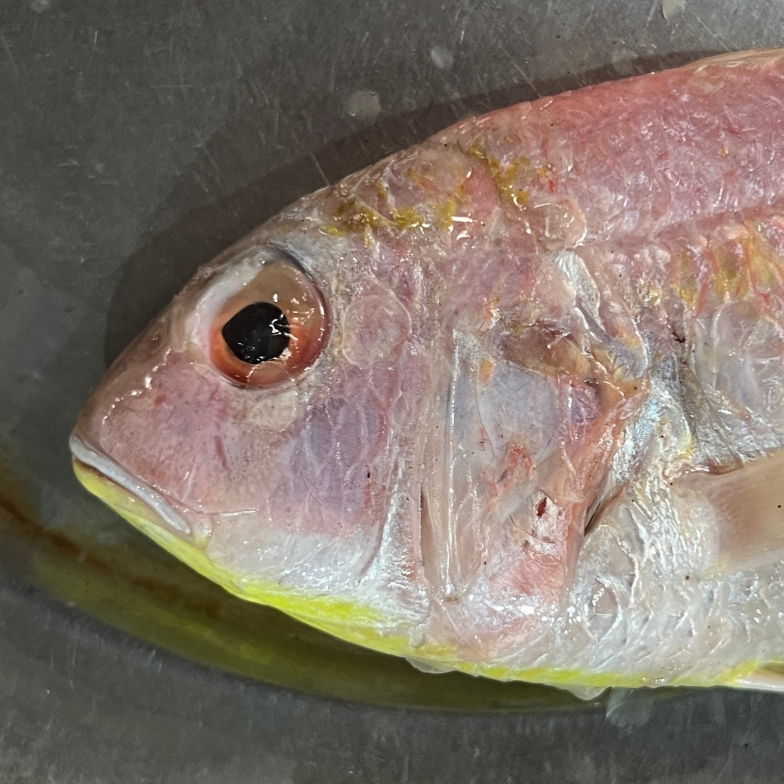
#> input picture skin_dataset/fresh/Picsart_24-03-06_12-18-35-576.jpg, 1567 x 1567 px, found by its file name (shown at 1/2 size); its folder holds only this picture in this run
$ python interface.py
#> lines starting #> are read from the running program, lines starting #| are printed output that depends on the picture
import tkinter as tk
from tkinter import filedialog
from PIL import Image, ImageTk
import cv2
import numpy as np
import os


# Function to resize image to a fixed size
def resize_image(image, width, height):
    return cv2.resize(image, (width, height))


# Function to resize image while maintaining aspect ratio
# [12 lines left out: function resize_with_aspect_ratio, not called in this run]


# Function to calculate mean intensity and variance values for segmented region
def calculate_mean_intensity_and_variance(image, mask):
    mean_intensity = np.mean(image * (mask / 255))
    variance = np.var(image * (mask / 255))
    return mean_intensity, variance


# Function to determine if the input image is fresh or not
# [64 lines left out: functions determine_freshness, display_input_image, process_image, not called in this run]


# Path to the directory containing the main folder "skin_dataset"
main_dir = r'C:\Users\perum\OneDrive\Documents\skin_dataset'

# List subfolders within the main folder
subfolders = ['fresh', 'non-fresh']

# Initialize lists to store mean intensity and variance values
mean_intensities = []
variances = []

# Loop through each subfolder
for subfolder in subfolders:
    # Path to the subfolder containing images
    subfolder_dir = os.path.join(main_dir, subfolder)

    # List all image files in the subfolder
    image_files = os.listdir(subfolder_dir)

    # Loop through each image in the subfolder
    for filename in image_files:
        # Load the image
        IRGB = cv2.imread(os.path.join(subfolder_dir, filename))
#> IRGB is the input picture: shape (1567, 1567, 3); mean B, G, R 105.2, 115.9, 128.3

        # Resize the image to a fixed size
        resized_image = resize_image(IRGB, 907, 975)
#> in resize_image, `return cv2.resize(image, (width, height))`:
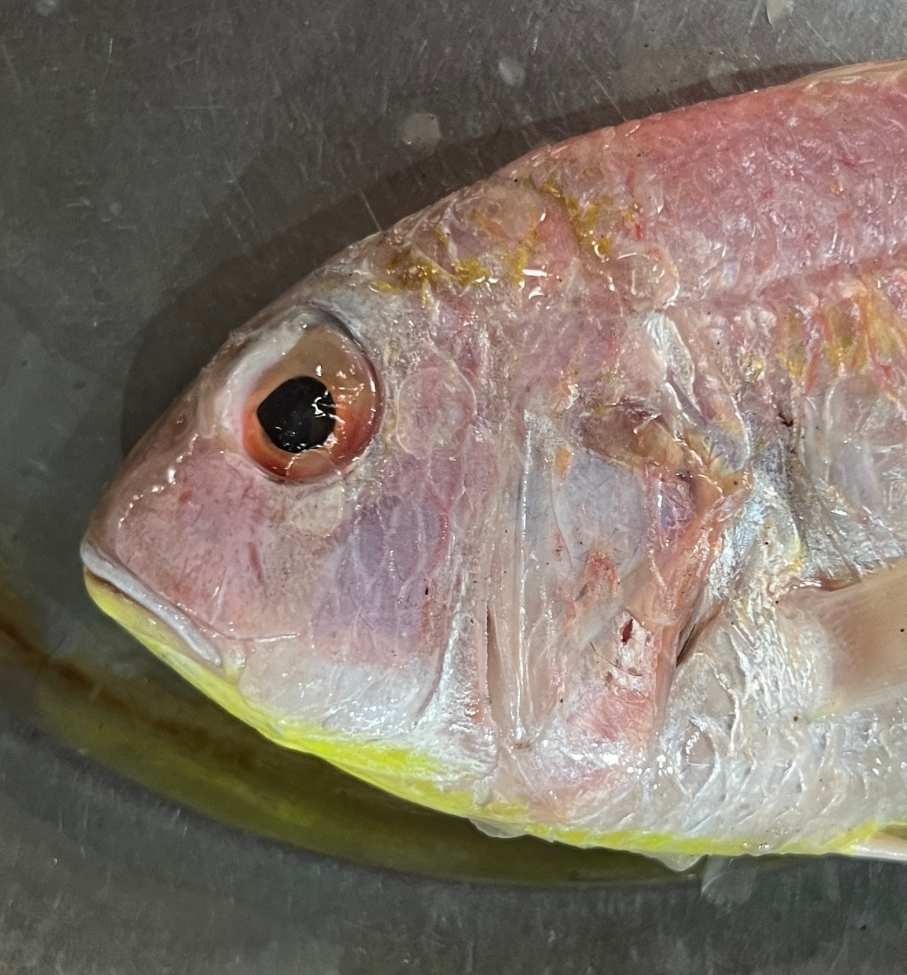
#> returned value: shape (975, 907, 3); mean of channels 0, 1, 2 105.1, 115.7, 128.2; drawn as B, G, R

        # Convert image to grayscale
        Igray = cv2.cvtColor(resized_image, cv2.COLOR_BGR2GRAY)
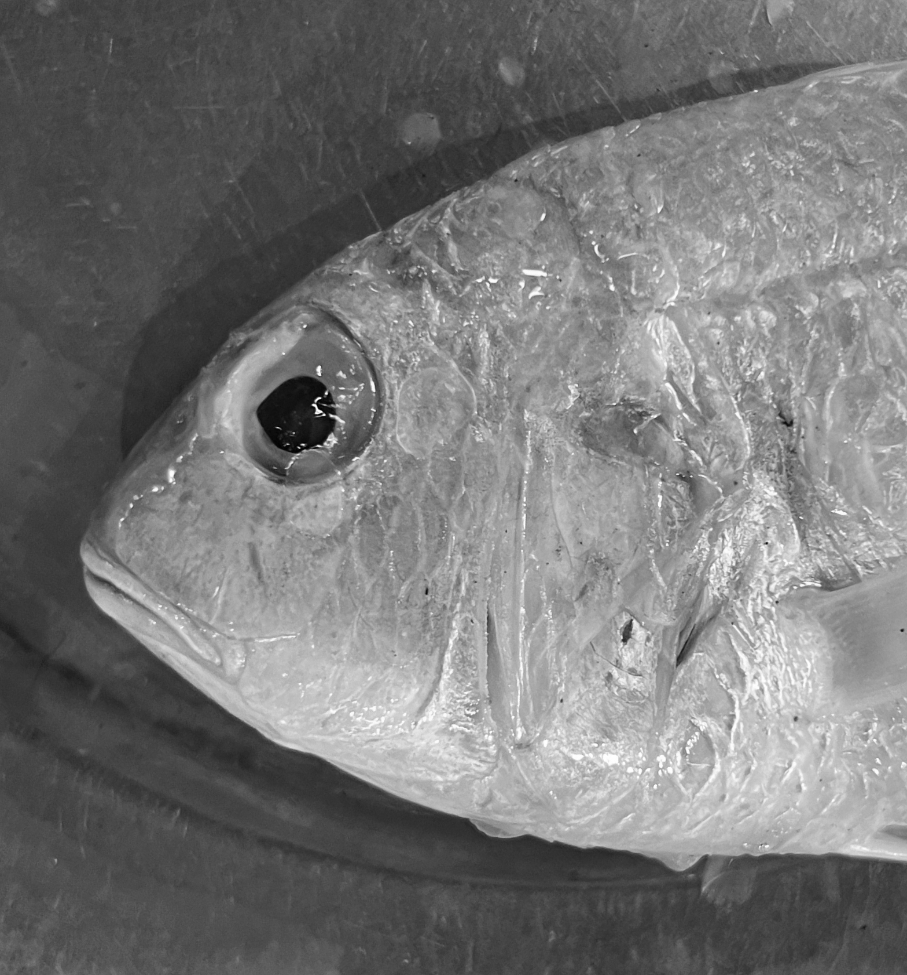
#> Igray: shape (975, 907); min 1, max 255, mean 118.3

        x, y, w, h = 907 - 292, 260 * 975 // 1080, 292, 168
        w = int(w * 1.25)
        h = int(h * 1.25)

        # Create a binary mask for the skin region
        Bmask_skin = np.zeros_like(Igray)
        Bmask_skin[y:y + h, x:x + w] = 255

        # Convert RGB image to HSV
        IRGB_HSV = cv2.cvtColor(resized_image, cv2.COLOR_BGR2HSV)
#> IRGB_HSV: shape (975, 907, 3); mean H, S, V 34.6, 48.1, 129

        # Extract saturation (S) channel from the HSV image
        saturation_channel = IRGB_HSV[:, :, 1]
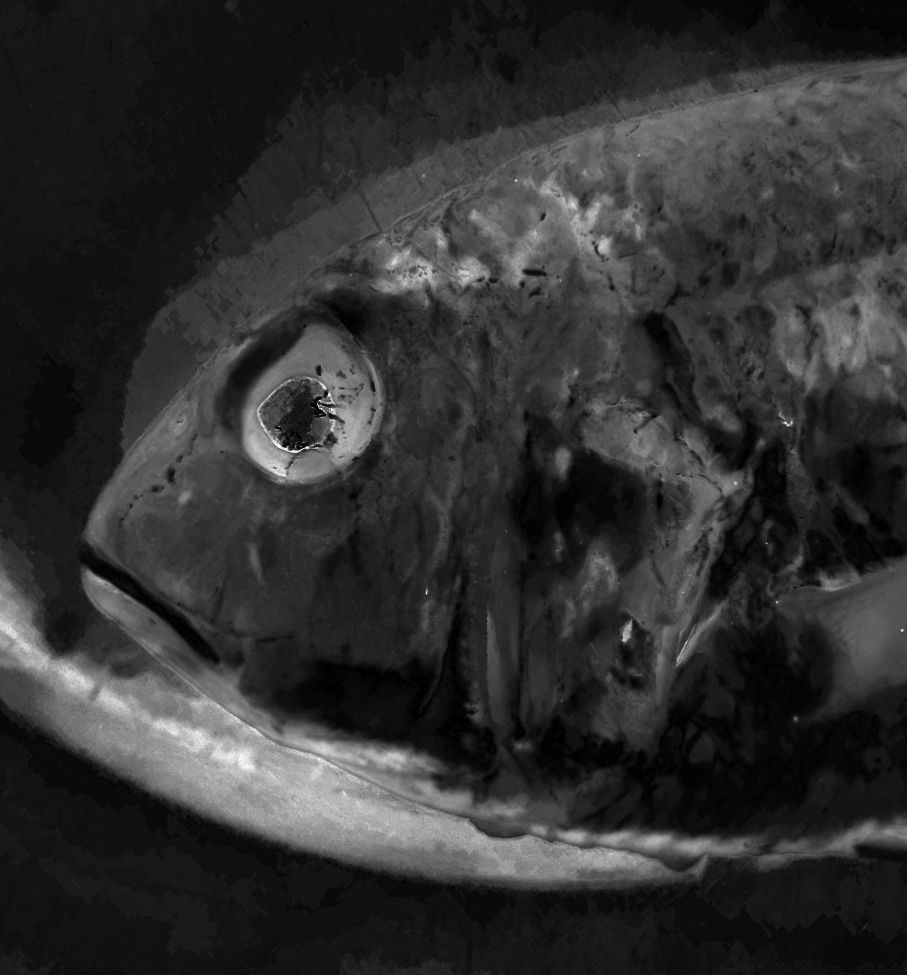
#> saturation_channel: shape (975, 907); min 0, max 255, mean 48.1

        # Using binary mask Bmask_skin, segment the ROI from saturation channel
        ROI_segmented = saturation_channel * (Bmask_skin / 255)
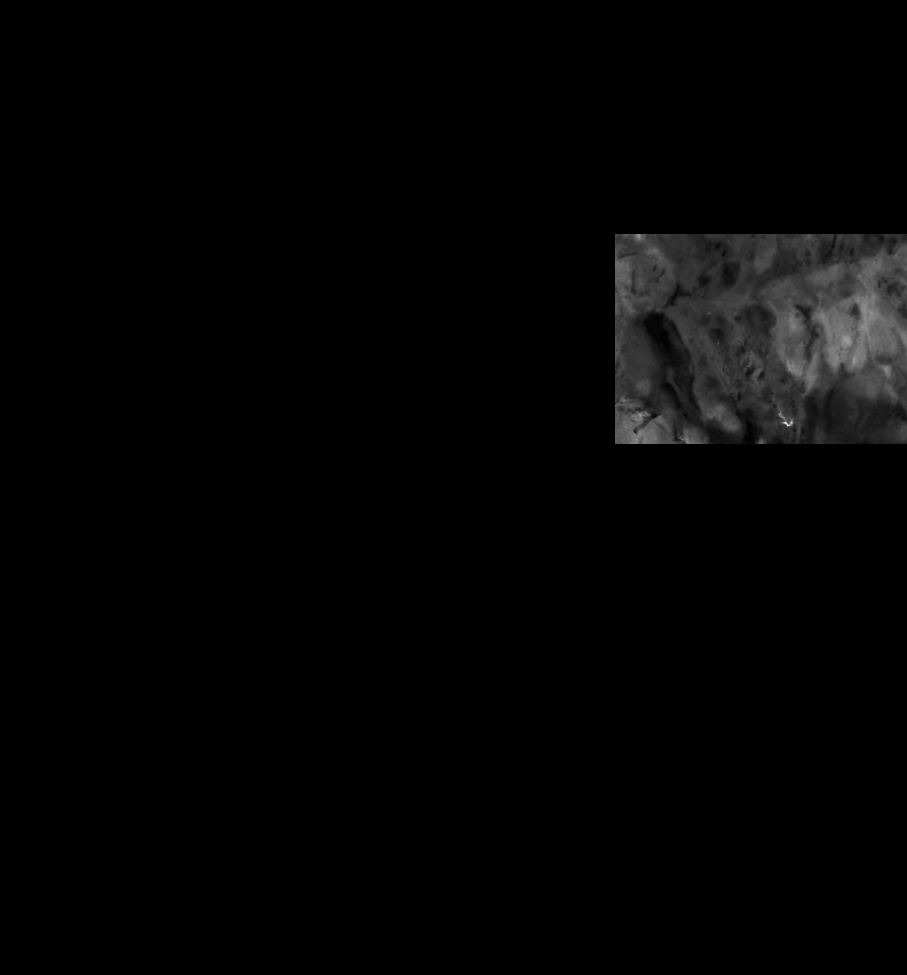
#> ROI_segmented: shape (975, 907) float64; min 0, max 237, mean 4.1

        # Calculate mean intensity and variance values of the segmented ROI
        mean_intensity, variance = calculate_mean_intensity_and_variance(saturation_channel, Bmask_skin)
#> in calculate_mean_intensity_and_variance, `mean_intensity = np.mean(image * (mask / 255))`: mean_intensity = 4.07
#> in calculate_mean_intensity_and_variance, `variance = np.var(image * (mask / 255))`: variance = 267.1
#> mean_intensity = 4.07; variance = 267.1

        # Append mean intensity and variance values to lists
        mean_intensities.append(mean_intensity)
        variances.append(variance)
#> pass 2 of the loop `for subfolder in subfolders:`:
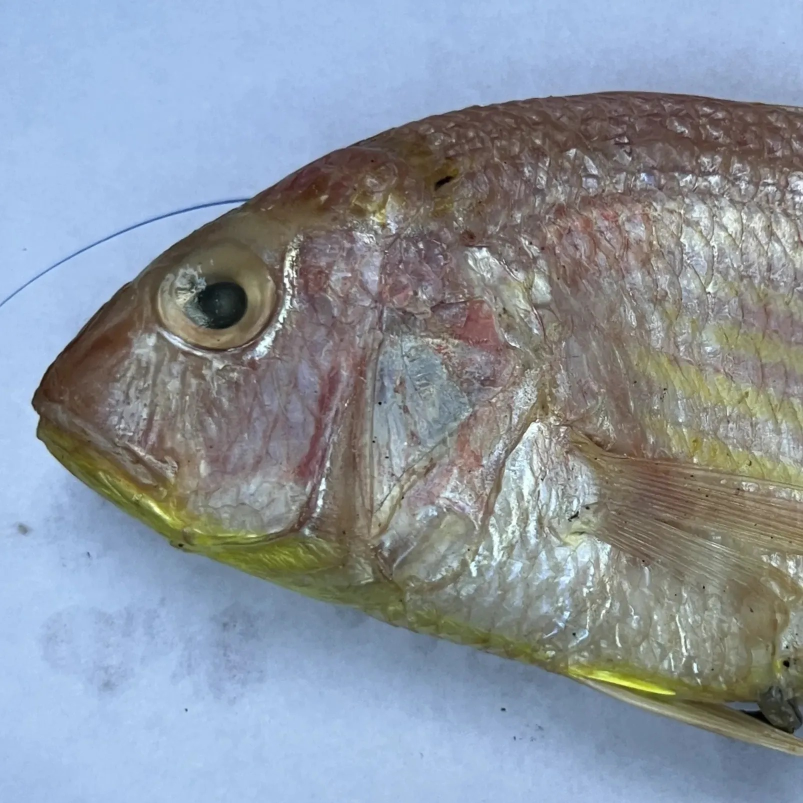
#> input picture skin_dataset/non-fresh/IMG_9690.jpeg, 1606 x 1606 px, found by its file name (shown at 1/2 size)
#> IRGB is the input picture: shape (1606, 1606, 3); mean B, G, R 159.1, 148.5, 139.5
#> IRGB_HSV: shape (975, 907, 3); mean H, S, V 73.6, 57.1, 169
#> `saturation_channel = IRGB_HSV[:, :, 1]`:
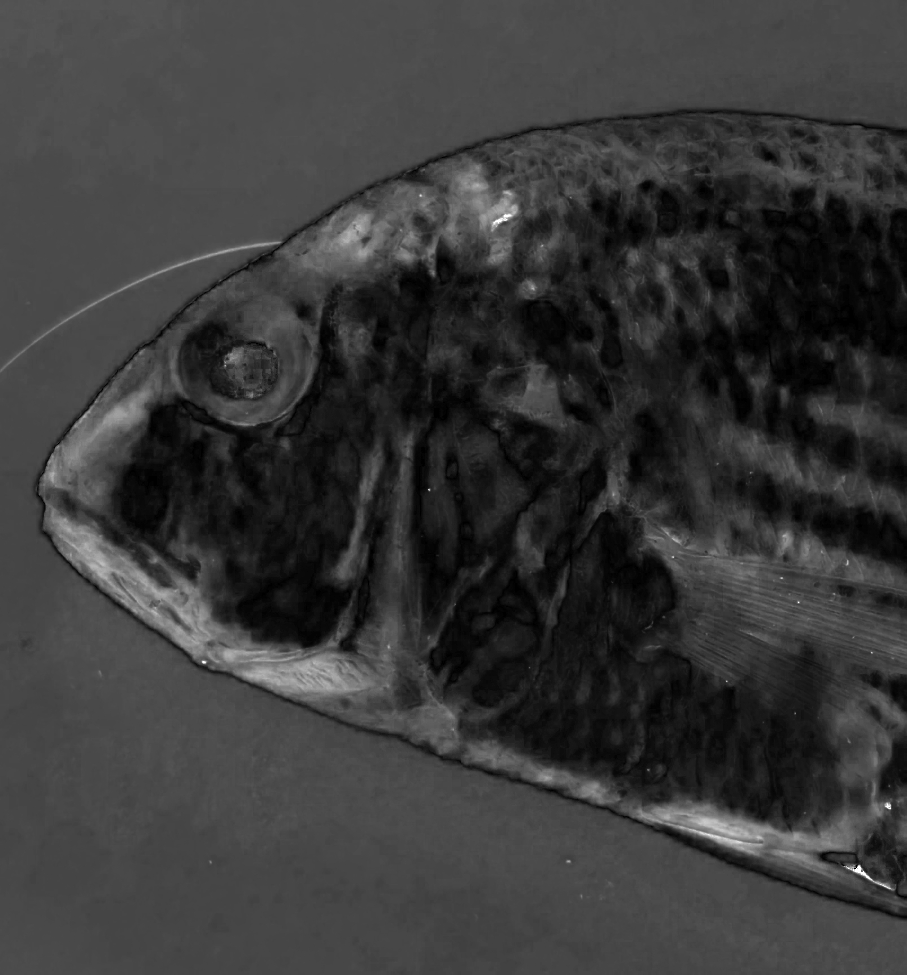
#> saturation_channel: shape (975, 907); min 0, max 255, mean 57.1
#> `ROI_segmented = saturation_channel * (Bmask_skin / 255)`:
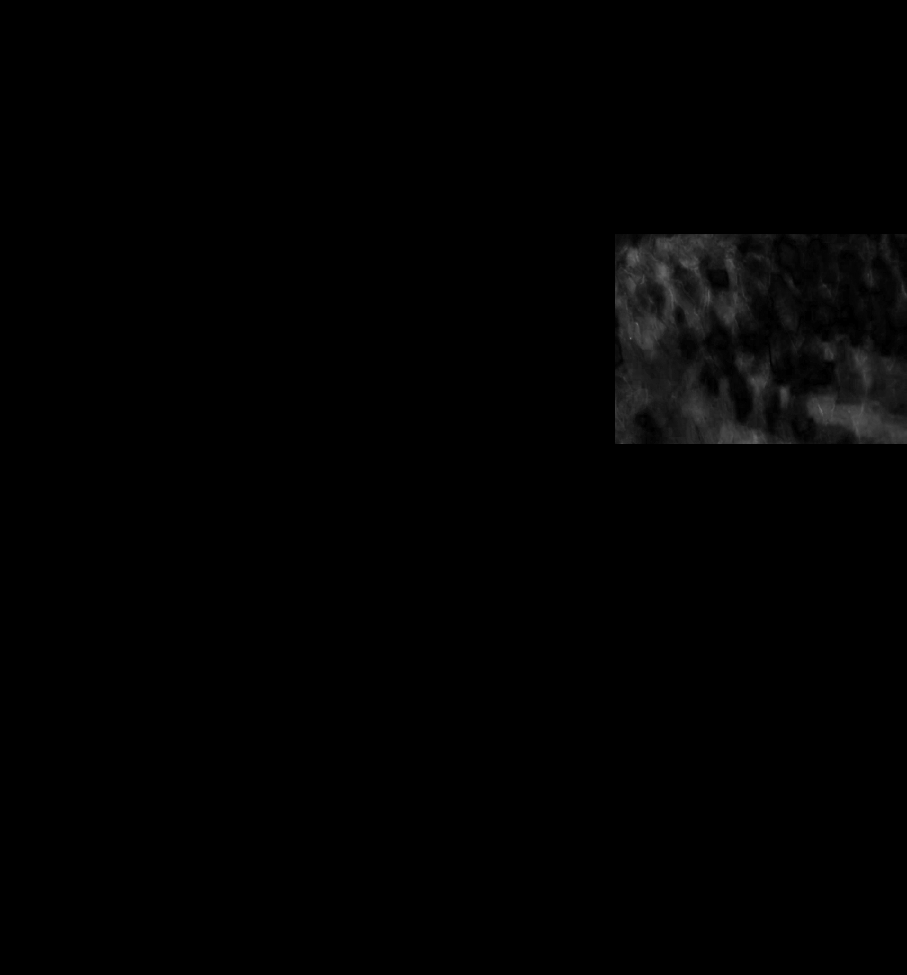
#> ROI_segmented: shape (975, 907) float64; min 0, max 113, mean 1.8
#> `mean_intensity, variance = calculate_mean_intensity_and_variance(satur..`: mean_intensity = 1.79; variance = 66.88

# Calculate average mean intensity and variance for fresh and non-fresh samples
avg_mean_fresh = np.mean(mean_intensities[:len(mean_intensities) // 2])
#> avg_mean_fresh = 4.07
avg_mean_non_fresh = np.mean(mean_intensities[len(mean_intensities) // 2:])
#> avg_mean_non_fresh = 1.79
avg_variance_fresh = np.mean(variances[:len(variances) // 2])
#> avg_variance_fresh = 267.1
avg_variance_non_fresh = np.mean(variances[len(variances) // 2:])
#> avg_variance_non_fresh = 66.88

# Compute threshold values
k_mean = (avg_mean_fresh + avg_mean_non_fresh) / 2
#> k_mean = 2.93
k_var = (avg_variance_fresh + avg_variance_non_fresh) / 2
#> k_var = 167

# Create the main application window
root = tk.Tk()
root.title("FRESHNESS DETECTOR")

# Create a colorful background
background_label = tk.Label(root, bg="lightblue")
background_label.place(relwidth=1, relheight=1)

# Create a title label
title_label = tk.Label(root, text="FRESHNESS DETECTOR", bg="lightblue", font=("Helvetica", 20, "bold"))
title_label.pack(pady=20)

# Create a label to display the input image
input_image_label = tk.Label(root, bg="white")
input_image_label.pack(pady=10)

# Create an upload button
upload_button = tk.Button(root, text="Upload Image", command=lambda: process_image(k_mean, k_var))
upload_button.pack(pady=10)

# Create a label to display the result
result_label = tk.Label(root, bg="lightblue")
result_label.pack(pady=10)

# Run the application
root.mainloop()
